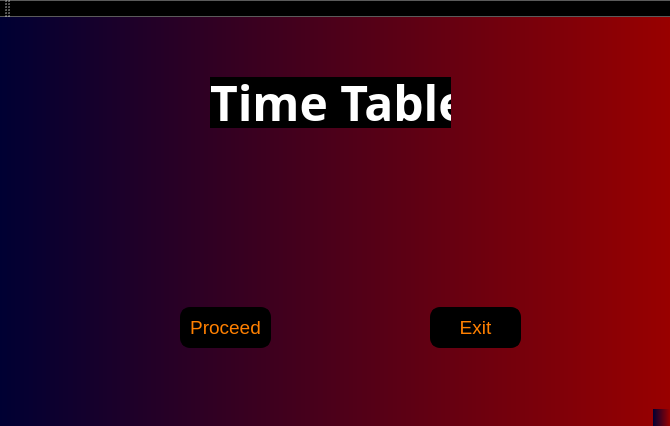
<?xml version="1.0" encoding="UTF-8"?>
<ui version="4.0">
 <class>MainWindow</class>
 <widget class="QMainWindow" name="MainWindow">
  <property name="geometry">
   <rect>
    <x>0</x>
    <y>0</y>
    <width>670</width>
    <height>426</height>
   </rect>
  </property>
  <property name="font">
   <font>
    <family>Baskerville Old Face</family>
    <pointsize>20</pointsize>
    <weight>75</weight>
    <bold>true</bold>
   </font>
  </property>
  <property name="windowTitle">
   <string>MainWindow</string>
  </property>
  <property name="styleSheet">
   <string notr="true">background-color: qlineargradient(spread:pad, x1:0, y1:0, x2:1, y2:0, stop:0 rgba(0,0,51, 255), stop:1 rgba(153,0,0, 255));</string>
  </property>
  <widget class="QWidget" name="centralWidget">
   <widget class="QLabel" name="label">
    <property name="geometry">
     <rect>
      <x>210</x>
      <y>60</y>
      <width>241</width>
      <height>51</height>
     </rect>
    </property>
    <property name="font">
     <font>
      <family>Baskerville Old Face</family>
      <pointsize>36</pointsize>
      <weight>75</weight>
      <bold>true</bold>
     </font>
    </property>
    <property name="styleSheet">
     <string notr="true">background:rgb(0,0,0,0%0);
color: rgb(255, 255, 255);
</string>
    </property>
    <property name="text">
     <string>Time Table</string>
    </property>
   </widget>
   <widget class="QPushButton" name="pushButton">
    <property name="geometry">
     <rect>
      <x>180</x>
      <y>290</y>
      <width>91</width>
      <height>41</height>
     </rect>
    </property>
    <property name="font">
     <font>
      <pointsize>14</pointsize>
     </font>
    </property>
    <property name="styleSheet">
     <string notr="true">QPushButton{
	background-color: rgb(0, 0, 0);
    border: 2px solid black;
    border-radius: 10px;
    padding: 5 8px; 
	color: rgb(255,128,0);
}</string>
    </property>
    <property name="text">
     <string>Proceed</string>
    </property>
   </widget>
   <widget class="QPushButton" name="pushButton_2">
    <property name="geometry">
     <rect>
      <x>430</x>
      <y>290</y>
      <width>91</width>
      <height>41</height>
     </rect>
    </property>
    <property name="font">
     <font>
      <pointsize>14</pointsize>
     </font>
    </property>
    <property name="styleSheet">
     <string notr="true">QPushButton{
	background-color: rgb(0, 0, 0);
    border: 2px solid black;
    border-radius: 10px;
    padding: 5 8px; 
	color: rgb(255,128,0);
}</string>
    </property>
    <property name="text">
     <string>Exit</string>
    </property>
   </widget>
  </widget>
  <widget class="QMenuBar" name="menuBar">
   <property name="geometry">
    <rect>
     <x>0</x>
     <y>0</y>
     <width>670</width>
     <height>21</height>
    </rect>
   </property>
  </widget>
  <widget class="QToolBar" name="mainToolBar">
   <attribute name="toolBarArea">
    <enum>TopToolBarArea</enum>
   </attribute>
   <attribute name="toolBarBreak">
    <bool>false</bool>
   </attribute>
  </widget>
  <widget class="QStatusBar" name="statusBar"/>
 </widget>
 <layoutdefault spacing="6" margin="11"/>
 <resources/>
 <connections/>
</ui>
